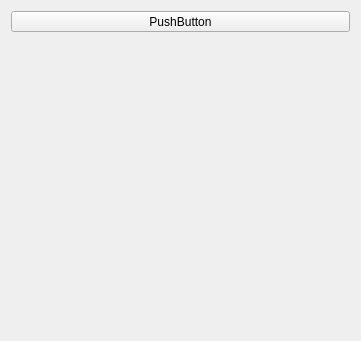
<?xml version="1.0" encoding="UTF-8"?>
<ui version="4.0">
 <class>WdgGradientMap</class>
 <widget class="QWidget" name="WdgGradientMap">
  <property name="geometry">
   <rect>
    <x>0</x>
    <y>0</y>
    <width>361</width>
    <height>341</height>
   </rect>
  </property>
  <property name="windowTitle">
   <string>Gradient Map</string>
  </property>
  <layout class="QVBoxLayout" name="verticalLayout">
   <item>
    <widget class="KoColorPopupButton" name="btnGradientChooser">
     <property name="sizePolicy">
      <sizepolicy hsizetype="Minimum" vsizetype="Fixed">
       <horstretch>0</horstretch>
       <verstretch>0</verstretch>
      </sizepolicy>
     </property>
     <property name="text">
      <string>PushButton</string>
     </property>
    </widget>
   </item>
   <item>
    <widget class="KisStopGradientEditor" name="gradientEditor" native="true">
     <property name="sizePolicy">
      <sizepolicy hsizetype="Preferred" vsizetype="Preferred">
       <horstretch>0</horstretch>
       <verstretch>0</verstretch>
      </sizepolicy>
     </property>
     <property name="minimumSize">
      <size>
       <width>0</width>
       <height>0</height>
      </size>
     </property>
    </widget>
   </item>
   <item>
    <spacer name="verticalSpacer">
     <property name="orientation">
      <enum>Qt::Vertical</enum>
     </property>
     <property name="sizeHint" stdset="0">
      <size>
       <width>20</width>
       <height>40</height>
      </size>
     </property>
    </spacer>
   </item>
  </layout>
 </widget>
 <customwidgets>
  <customwidget>
   <class>KoColorPopupButton</class>
   <extends>QToolButton</extends>
   <header>KoColorPopupButton.h</header>
  </customwidget>
  <customwidget>
   <class>KisStopGradientEditor</class>
   <extends>QWidget</extends>
   <header>kis_stopgradient_editor.h</header>
   <container>1</container>
  </customwidget>
 </customwidgets>
 <resources/>
 <connections/>
</ui>
